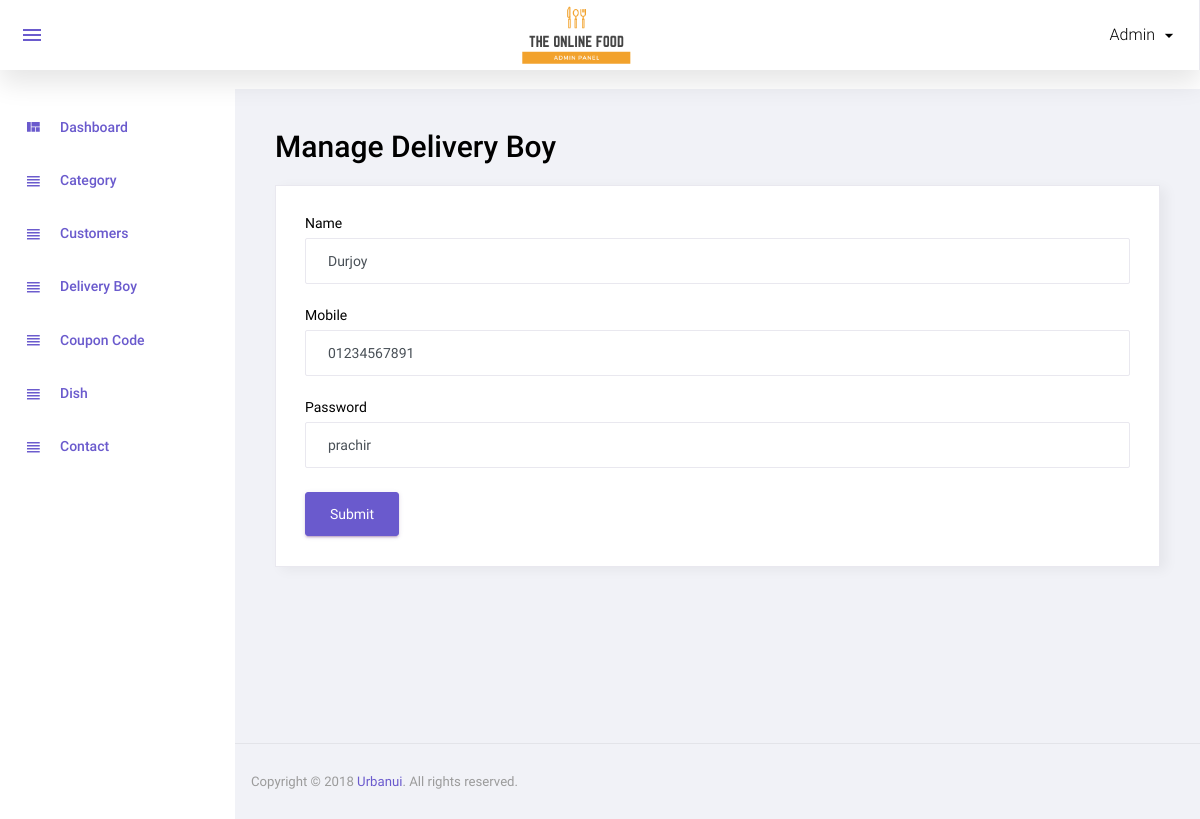
The app's page /admin/manage_delivery_boy.php?id=1 (signed in) with its own data.
### tables this page shows
CREATE TABLE `delivery_boy` (
  `id` int(11) NOT NULL,
  `name` varchar(50) NOT NULL,
  `mobile` varchar(50) NOT NULL,
  `password` varchar(50) NOT NULL,
  `status` int(11) NOT NULL,
  `added_on` datetime NOT NULL
);

### function.inc.php (called while the page is built, shortened)
<?php
function get_safe_value($str){
    global  $con;
    $str=mysqli_real_escape_string($con,$str);
    return $str;
}
    ?>

### admin/manage_delivery_boy.php (the view, shortened to what this page needs)
<?php
include('top.php');
$name="";
$mobile="";
$password="";
if(isset($_GET['id']) && $_GET['id']>0){
	$id=get_safe_value($_GET['id']);
	$row=mysqli_fetch_assoc(mysqli_query($con,"select * from delivery_boy where id='$id'"));
	$name=$row['name'];
	$password=$row['password'];
	$mobile=$row['mobile'];
}
?>
<div class="row">
			<h1 class="grid_title ml10 ml15">Manage Delivery Boy</h1>
            <div class="col-12 grid-margin stretch-card">
              <div class="card">
                <div class="card-body">
                  <form class="forms-sample" method="post">
                    <div class="form-group">
                      <label for="exampleInputName1">Name</label>
                      <input type="text" class="form-control" placeholder="name" name="name" required value="<?php echo $name?>">
                    </div>
					<div class="form-group">
                      <label for="exampleInputName1">Mobile</label>
                      <input type="text" class="form-control" placeholder="mobile" name="mobile" required value="<?php echo $mobile?>">
                    </div>
                    <div class="form-group">
                      <label for="exampleInputEmail3" required>Password</label>
                      <input type="textbox" class="form-control" placeholder="Password" name="password"  value="<?php echo $password?>">
                    </div>
                    <button type="submit" class="btn btn-primary mr-2" name="submit">Submit</button>
                  </form>
                </div>
              </div>
            </div>
		 </div>
<?php include('footer.php');?>

### records on screen
delivery_boy: name "Durjoy", mobile "01234567891", password "prachir"

### other values on screen
$_SESSION['ADMIN_USER'] "Admin"
